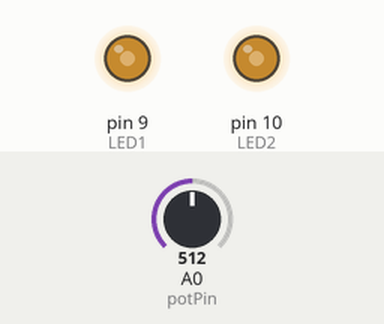
Simulated run of this sketch. Board: Arduino Uno, built with avr-gcc and run on an emulated ATmega328P. On the bench: output pins drawn as LEDs (lit = HIGH). The inputs (shaded band) are chosen by the test bench; at power-on: A0 (potPin) = 512.

Above: at 1.2 s.
1.3 s: A0 (potPin) set to 716
At 2.5 s:
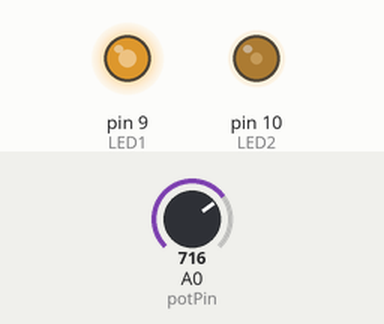
2.8 s: A0 (potPin) set to 900
At 3.7 s:
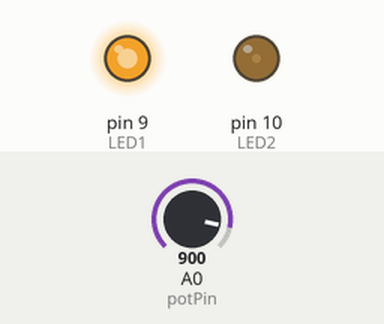
4.3 s: A0 (potPin) set to 1023
At 4.9 s:
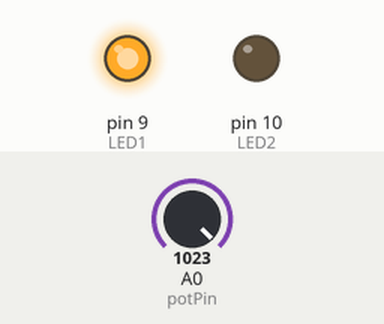
5.8 s: A0 (potPin) set to 306
At 7.0 s:
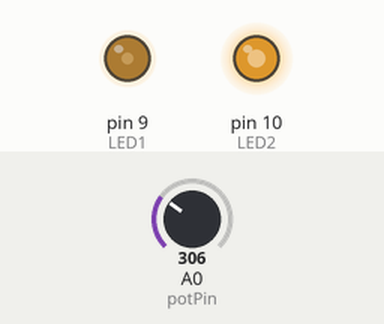
7.3 s: A0 (potPin) set to 122
At 8.4 s:
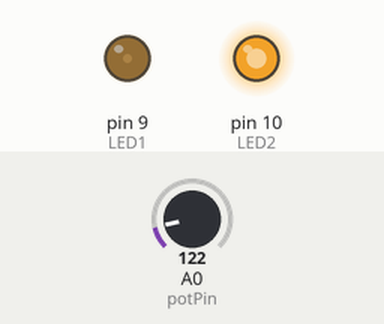
Timing chart, 0 to 9.8 s (numbered marks = the images above; inputs shaded):
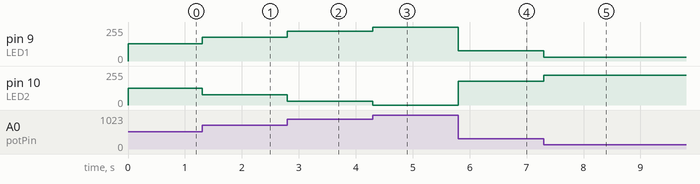

Measured:
- after the input at 1.3 s, pin 9 (LED1): 128/255 → 179/255 at once; pin 10 (LED2): 127/255 → 76/255 at once
- after the input at 2.8 s, pin 9 (LED1): 179/255 → 225/255 at once; pin 10 (LED2): 76/255 → 30/255 at once
- after the input at 4.3 s, pin 9 (LED1): 225/255 → 255/255 at once; pin 10 (LED2): 30/255 → 0/255 at once
- after the input at 5.8 s, pin 9 (LED1): 255/255 → 76/255 at once; pin 10 (LED2): 0/255 → 179/255 at once
- after the input at 7.3 s, pin 9 (LED1): 76/255 → 30/255 at once; pin 10 (LED2): 179/255 → 225/255 at once

The sketch:

job12.ino
```cpp
//définition des broches pour les LED et le potentiomètre
const int LED1 = 9;
const int LED2 = 10;
const int potPin = A0;

void setup() {
  //initialisation des broches en sortie pour les LED
  pinMode(LED1, OUTPUT);
  pinMode(LED2, OUTPUT);
}

void loop() {
  //lecture de la position du potentiomètre
  int potValue = analogRead(potPin);

  //calcul des valeurs de luminosité pour les deux LED
  int brightness1 = potValue / 4;
  int brightness2 = 255 - brightness1;

  //mise à jour de la luminosité des LED
  analogWrite(LED1, brightness1);
  analogWrite(LED2, brightness2);
}
```
